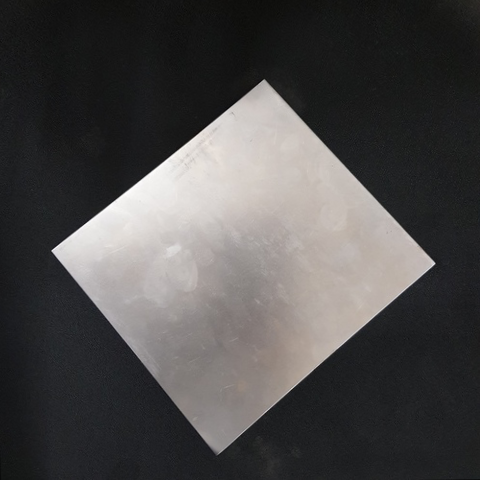
#> input picture images/calibrated/calibresult.png, 480 x 480 px
$ python plate_dimensions.py   (older library calls are emulated)
#> lines starting #> are read from the running program, lines starting #| are printed output that depends on the picture; after the words box and inside, x2 and y2 are one past the last pixel; in counts of white or black regions, pixels touching at a corner belong together
from scipy.spatial import distance as dist
from imutils import perspective
from imutils import contours
import numpy as np
import argparse
import imutils
import cv2
import math

def midpoint(ptA, ptB):
	return ((ptA[0] + ptB[0]) * 0.5, (ptA[1] + ptB[1]) * 0.5)

img_path = "images/calibrated/calibresult.png"


# load the image, convert it to grayscale, and blur it slightly
image = cv2.imread(img_path)
#> image is the input picture: shape (480, 480, 3); mean B, G, R 74.4, 74.7, 76.4
gray = cv2.cvtColor(image, cv2.COLOR_BGR2GRAY)
gray = cv2.GaussianBlur(gray, (7, 7), 0)

# perform edge detection, then perform a dilation + erosion to
# close gaps in between object edges
edged = cv2.Canny(gray, 50, 100)
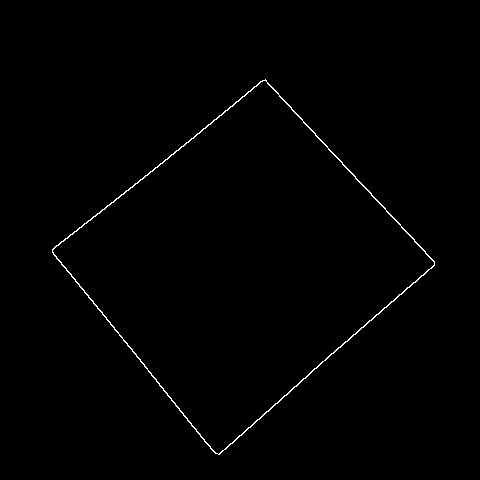
#> edged: shape (480, 480); 0.65% white in thin lines or dots, all inside (x1, y1, x2, y2) = (52, 79, 435, 455)
edged = cv2.dilate(edged, None, iterations=1)
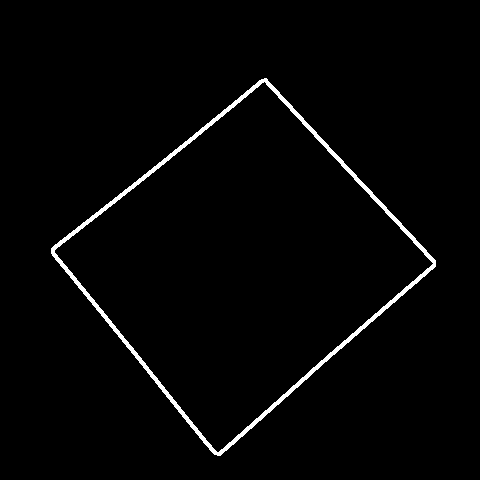
#> edged: shape (480, 480); 2% white; 1 white region, box (x1, y1, x2, y2) and area: (51, 78, 436, 456) 4525
edged = cv2.erode(edged, None, iterations=1)
cv2.imshow("Edged",edged)

# find contours in the edge map
cnts = cv2.findContours(edged.copy(), cv2.RETR_EXTERNAL,
	cv2.CHAIN_APPROX_NONE)
#> cnts = 1 contour; box (x1, y1, x2, y2) and area: (52, 79, 435, 455) 72765
cnts = cnts[0] if imutils.is_cv2() else cnts[1]

# sort the contours from left-to-right and initialize the
# 'pixels per metric' calibration variable
(cnts, _) = contours.sort_contours(cnts)
pixelsPerMetric = None

# loop over the contours individually
for c in cnts:
	# if the contour is not sufficiently large, ignore it
	if cv2.contourArea(c) < 20:
		continue


	# compute the rotated bounding box of the contour
	orig = image.copy()
	box = cv2.minAreaRect(c)

	#print("contour ",c)
	arc_length = cv2.arcLength(c, True)
	print("arc length is ", arc_length)

	cv2.drawContours(orig, c, -1, (0, 255, 0), 3)
	print("c",c)
	sorted_contours_x = sorted(c, key=lambda k: [k[0][0], k[0][1]])
	sorted_contours_y = sorted(c, key=lambda k: [k[0][1], k[0][0]])


	print("the top-right point is", sorted_contours_x[-1])
	print("the bottom-left point is", sorted_contours_x[0])
	print("the bottom-right point is", sorted_contours_y[-1])
	print("the top-left point is", sorted_contours_y[0])
	print("total-contour-points_left",)
	left_mdpt_x=(sorted_contours_y[0][0][0]+sorted_contours_x[0][0][0])/2
	left_mdpt_y=(sorted_contours_y[0][0][1]+sorted_contours_x[0][0][1])/2
	right_mdpt_x=(sorted_contours_x[-1][0][0]+sorted_contours_y[-1][0][0])/2
	right_mdpt_y=(sorted_contours_x[-1][0][1]+sorted_contours_y[-1][0][1])/2

	cv2.circle(orig, (int(sorted_contours_y[0][0][0]), int(sorted_contours_y[0][0][1])), 1, (0, 0, 255), -1) # top left
	cv2.circle(orig, (int(sorted_contours_x[-1][0][0]), int(sorted_contours_x[-1][0][1])), 1, (0, 0, 255), -1)  # top right
	cv2.circle(orig, (int(sorted_contours_y[-1][0][0]), int(sorted_contours_y[-1][0][1])), 1, (0, 0, 255), -1)  # bottom right
	cv2.circle(orig, (int(sorted_contours_x[0][0][0]), int(sorted_contours_x[0][0][1])), 1, (0, 0, 255), -1)  # bottom left
	cv2.circle(orig, (int(left_mdpt_x), int(left_mdpt_y)), 3, (0, 0, 255), -1)
	cv2.circle(orig, (int(right_mdpt_x), int(right_mdpt_y)), 3, (0, 0, 255), -1)


	top_len=math.sqrt((sorted_contours_y[0][0][0]- sorted_contours_x[-1][0][0])**2 + (sorted_contours_y[0][0][1]- sorted_contours_x[-1][0][1])**2)
	bottom_len = math.sqrt((sorted_contours_x[0][0][0]- sorted_contours_y[0][0][0])**2 + (sorted_contours_x[0][0][1]- sorted_contours_y[0][0][1])**2)
	diag_len= math.sqrt((sorted_contours_x[0][0][0]- sorted_contours_y[0][0][0])**2 + (sorted_contours_x[0][0][1]- sorted_contours_y[0][0][1])**2)
	print("top len",top_len)

	l1 = math.sqrt((sorted_contours_y[0][0][0]- sorted_contours_x[-1][0][0])**2 + (sorted_contours_y[0][0][1]- sorted_contours_x[-1][0][1])**2)
	l2 = math.sqrt((left_mdpt_x-right_mdpt_x)**2 + (left_mdpt_y-right_mdpt_y)**2)
	l3 = math.sqrt((sorted_contours_x[0][0][0]- sorted_contours_y[-1][0][0])**2 + (sorted_contours_x[0][0][1]- sorted_contours_y[-1][0][1])**2)
	d1 = math.sqrt((sorted_contours_y[0][0][0]- sorted_contours_y[-1][0][0])**2 + (sorted_contours_y[0][0][1]- sorted_contours_y[-1][0][1])**2)
	d2 = math.sqrt((sorted_contours_x[-1][0][0]- sorted_contours_x[0][0][0])**2 + (sorted_contours_x[-1][0][1]- sorted_contours_x[0][0][1])**2)


	pixelsPerMetric = top_len / 100.11
	dimL1 = l1 / pixelsPerMetric
	dimL3 = l3 / (pixelsPerMetric)
	dimD1 = d1 / (pixelsPerMetric)
	dimD2 = d2 / (pixelsPerMetric)
	dimL2 = l2 / pixelsPerMetric
	print("l1",dimL1)
	print("l2",dimL2)
	print("l3",dimL3)
	print("d1",dimD1)
	print("d2",dimD2)
	print("Diagonal lengths are",dimD1,dimD2)


	cv2.putText(orig, "{:.1f}mm".format(dimL1),
#> (the run stopped early here; a loop or call above may not have finished)
